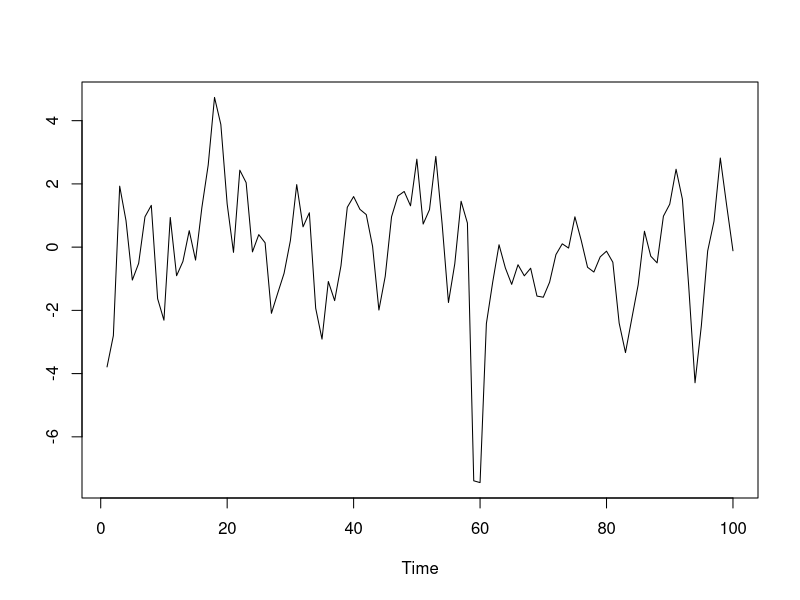
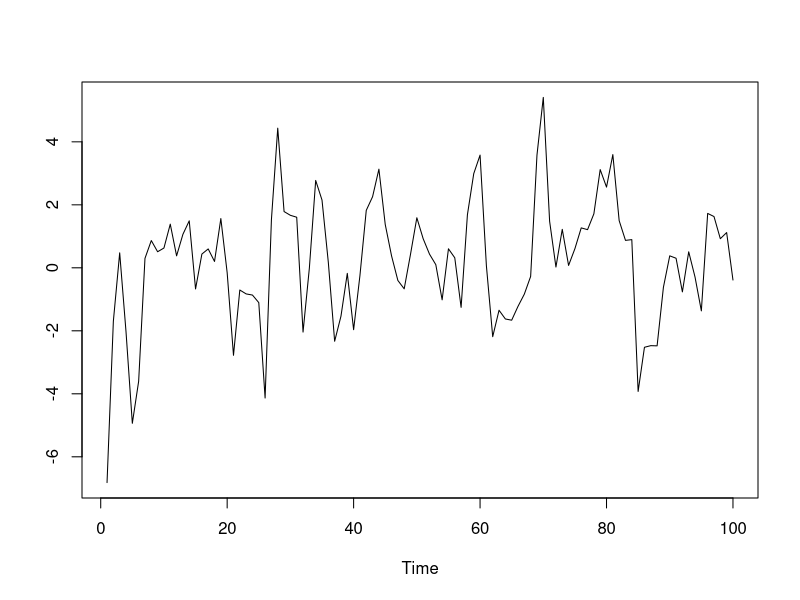
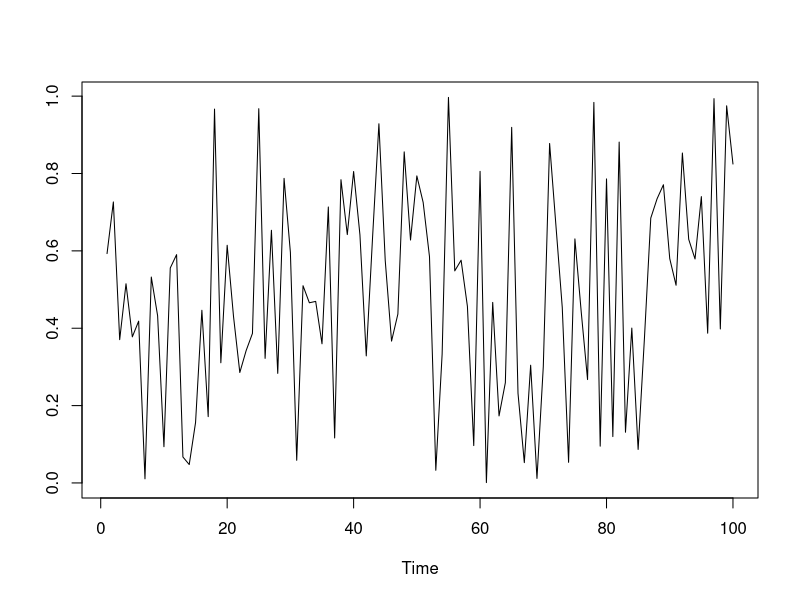
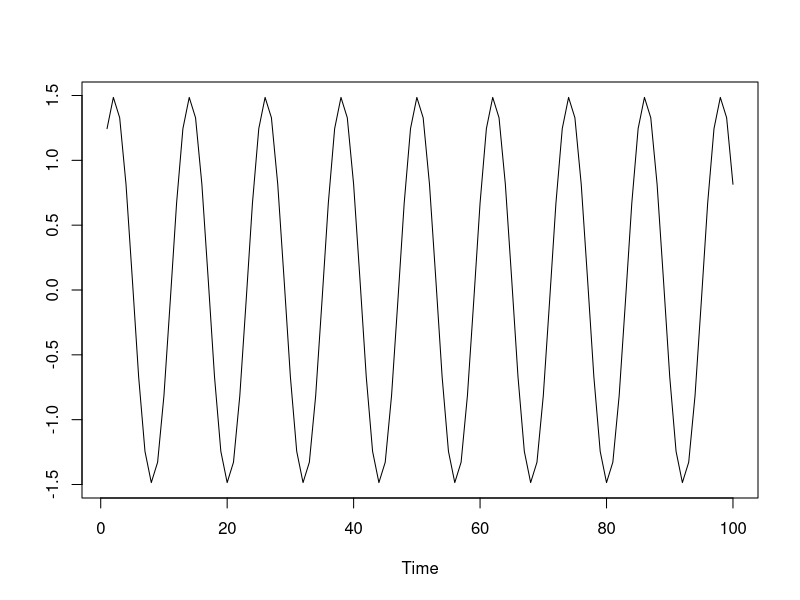
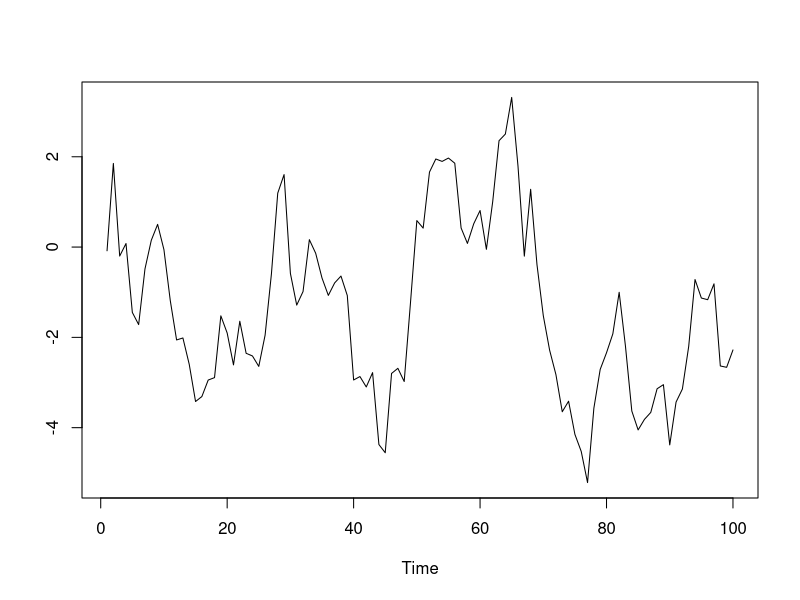
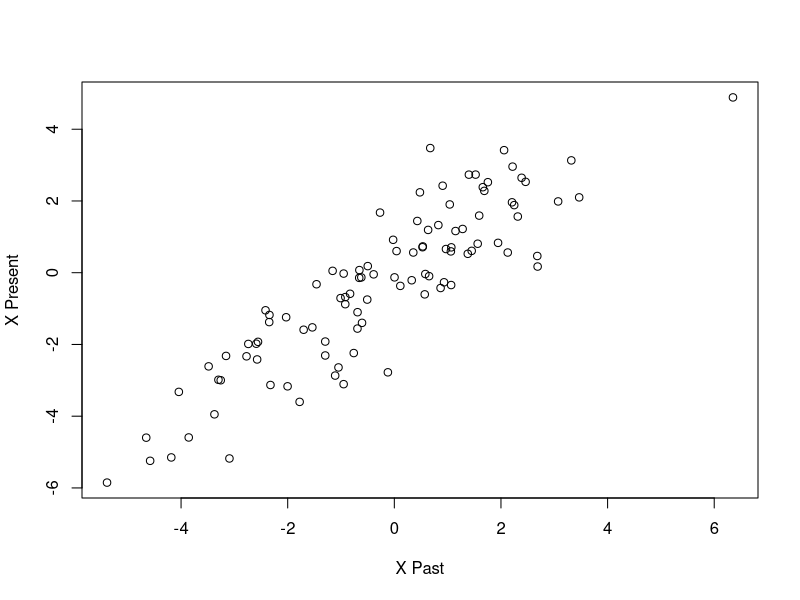
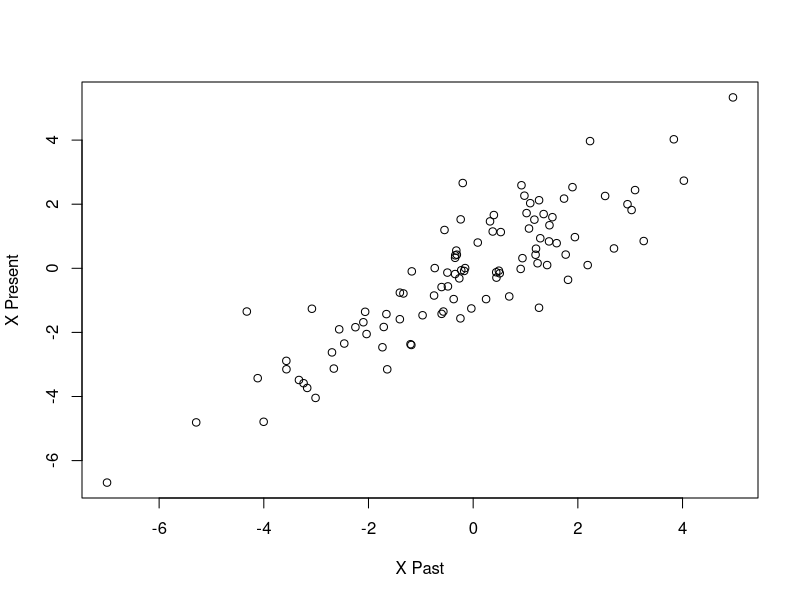
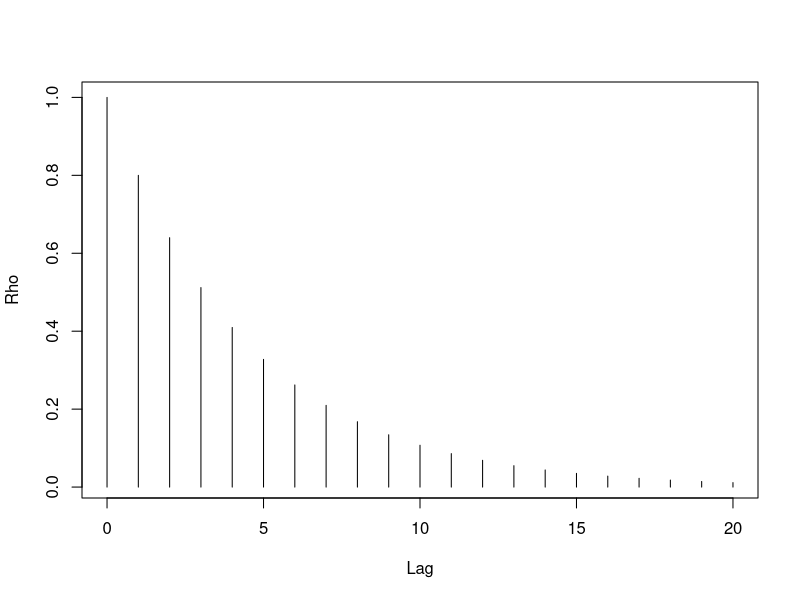

Here is the R script that generated these plots, in order:
## ---- chunk 1
knitr::opts_knit$set(root.dir = "Data")
## ---- chunk 2
Sigma <- rbind(c(2,1),c(1,4))
mu <- c(1,2)
B <- t(chol(Sigma)) # t to get lower triangular
z <- matrix(rnorm(2*100),nrow=2) # 2 vecteurs de 100 obs
x <- B %*% z + mu
print(colMeans(t(x)))
print(var(t(x)))
## ---- chunk 3
set.seed(777)
n <- 100
z <- rt(n+1,df=4)		# heavy-tailed input
theta <- .8
x <- z[-1] + theta*z[-(n+1)]
plot(ts(x),xlab="Time",ylab="")
## ---- chunk 4
set.seed(888)
n <- 100
z <- rt(n+1,df=4)		# heavy-tailed input
theta <- .8
x <- z[-1] + theta*z[-(n+1)]
plot(ts(x),xlab="Time",ylab="")
## ---- chunk 5
set.seed(111)
n <- 100
x <- runif(n)
plot(ts(x),xlab="Time",ylab="")
## ---- chunk 6
n <- 100
set.seed(222)
A <- rnorm(1)
set.seed(223)
phi <- 2*pi*runif(1)
lambda <- pi/6
set.seed(224)
x <- A*cos(seq(1,n)*lambda + phi)
plot(ts(x),xlab="Time",ylab="")
## ---- chunk 7
set.seed(333)
n <- 100
z <- rnorm(n)
x <- rep(0,n)
x0 <- 0
x[1] <- x0 + z[1]
for(t in 2:n) { x[t] <- x[t-1] + z[t] }
plot(ts(x),xlab="Time",ylab="")
## ---- chunk 8
x1 <- NULL
x2 <- NULL
x3 <- NULL
x4 <- NULL

for(i in 1:100) {

z <- rnorm(10)
x <- rep(0,10)
phi <- .9
x0 <- rnorm(1)/sqrt(1-phi^2)
x[1] <- phi*x0 + z[1]
for(t in 2:10) { x[t] <- phi*x[t-1] + z[t] }

x1 <- c(x1,x[1])
x2 <- c(x2,x[2])
x3 <- c(x3,x[3])
x4 <- c(x4,x[4])
}

plot(x2,x1,xlab="X Past",ylab="X Present")

plot(x4,x3,xlab="X Past",ylab="X Present")
## ---- chunk 9
phi <- .8
rho <- phi^seq(0,20)
plot(ts(rho,start=0),xlab="Lag",ylab="Rho",type ="h")
## ---- chunk 10
rho <- .8
gamma <- rho^seq(0,5)/(1-rho^2)
gamma_mat <- toeplitz(gamma)
gamma_mat
## ---- chunk 11
n <- 100
set.seed(123)
z <- rnorm(n)
x <- rep(0,n)
phi <- .9
x0 <- rnorm(1)/sqrt(1-phi^2)
x[1] <- phi*x0 + z[1]
for(t in 2:n) { x[t] <- phi*x[t-1] + z[t] }
plot(ts(x),xlab="Time",ylab="")
## ---- chunk 12
set.seed(777)
n <- 100
z <- rnorm(n+1)		# Gaussian input
theta <- .8
x <- z[-1] + theta*z[-(n+1)]
plot(ts(x),xlab="Time",ylab="")
## ---- chunk 13
set.seed(555)
n <- 100
z <- rnorm(n+2)		# Gaussian input
theta1 <- .9
theta2 <- .2
x <- z[-c(1,2)] + theta1*z[-c(1,n+2)] + theta2*z[-c(n+1,n+2)]
plot(ts(x),xlab="Time",ylab="")
## ---- chunk 14
n <- 101
z <- rnorm(n)
x <- z[-n]*z[-1]
plot(ts(x),xlab="Time",ylab="")
#acf(x)
## ---- chunk 15
n <- 100
z <- rnorm(n)
y <- runif(n,-3^(1/2),3^(1/2))
x <- matrix(t(cbind(y,z)),ncol=1)
plot(ts(x),xlab="Time",ylab="")
#acf(x)
## ---- chunk 16
n <- 101
z <- rnorm(n)
alpha <- .2
beta <- .3
x <- 0
for(t in 2:n) { x <- c(x,z[t]*sqrt(alpha + beta*x[t-1]^2)) }
plot(ts(x),xlab="Time",ylab="")
#acf(x)
